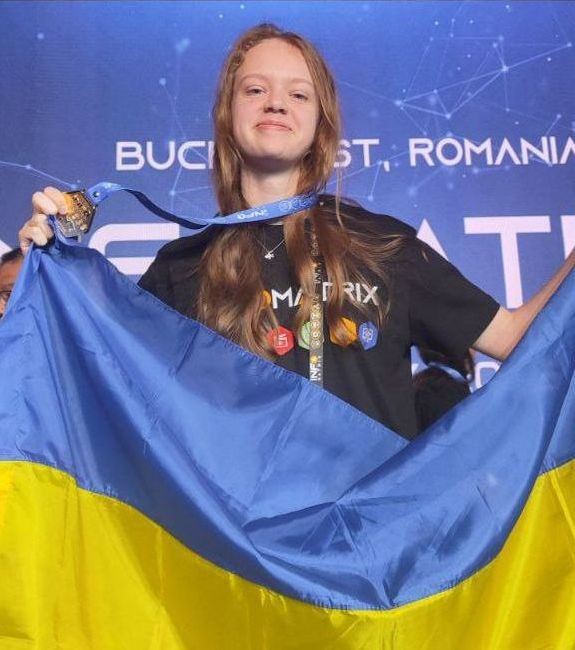
#> input picture images/photo.jpg, 575 x 650 px
$ python HW_less3.py
#> lines starting #> are read from the running program, lines starting #| are printed output that depends on the picture
import cv2
import numpy as np
img = cv2.imread('images/photo.jpg')
#> img is the input picture: shape (650, 575, 3); mean B, G, R 140, 120.5, 114.8

cv2.waitKey(0)

cv2.rectangle(img, (200, 20), (350, 200), (14, 50, 207), 2) #207, 50, 14
print(img.shape)
#| (650, 575, 3)
cv2.putText(img, "Oleksandra Rosokhata", (169, 235), cv2.FONT_HERSHEY_DUPLEX, 0.6, (14, 50, 207), 1)
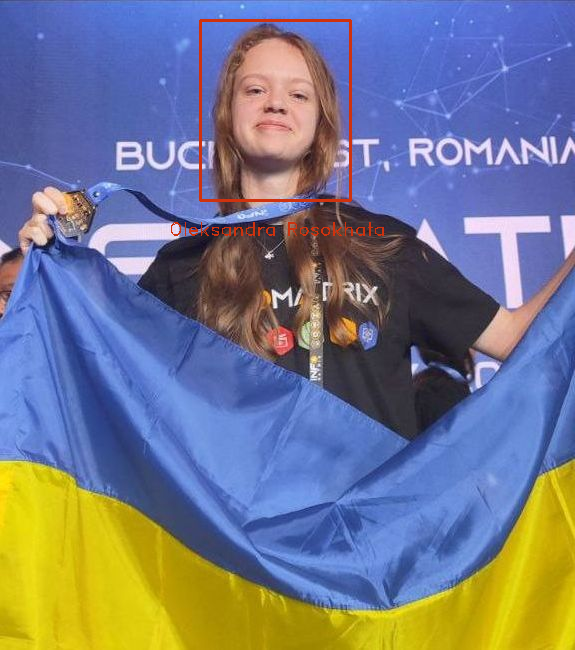
#> img: shape (650, 575, 3); mean B, G, R 138.9, 120.1, 115.5


cv2.imshow('image', img)
cv2.waitKey(0)
cv2.destroyAllWindows()

$ run again, with images/animal.jpg copied over images/photo.jpg
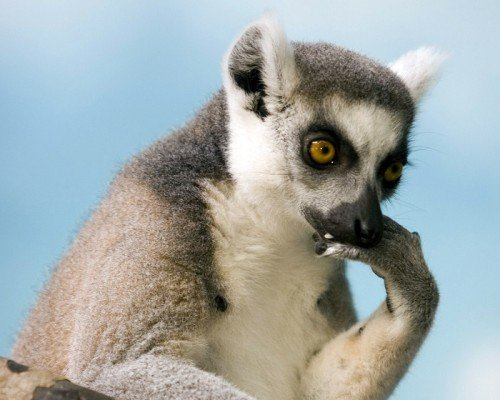
#> input picture images/animal.jpg, 500 x 400 px
#> img is the input picture: shape (400, 500, 3); mean B, G, R 167.6, 169.1, 161.2
#| (400, 500, 3)
#> `cv2.putText(img, "Oleksandra Rosokhata", (169, 235), cv2.FONT_HERSHEY_..`:
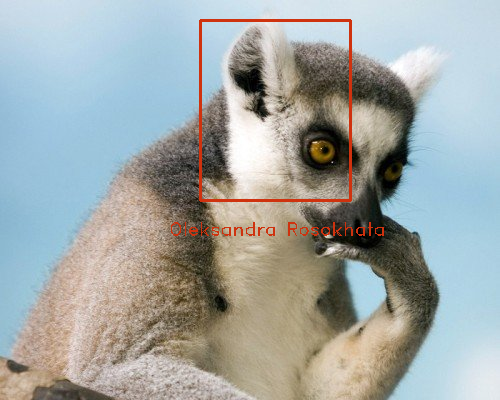
#> img: shape (400, 500, 3); mean B, G, R 165.9, 167.8, 162

$ run again, with images/flower.jpg copied over images/photo.jpg
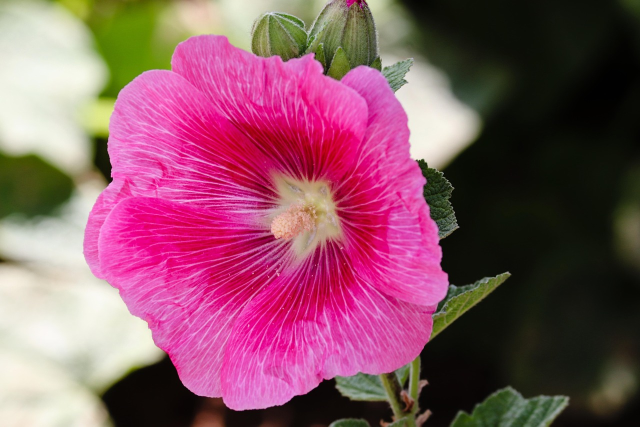
#> input picture images/flower.jpg, 1280 x 853 px (shown at 1/2 size)
#> img is the input picture: shape (853, 1280, 3); mean B, G, R 101.2, 84, 137.6
#| (853, 1280, 3)
#> `cv2.putText(img, "Oleksandra Rosokhata", (169, 235), cv2.FONT_HERSHEY_..`:
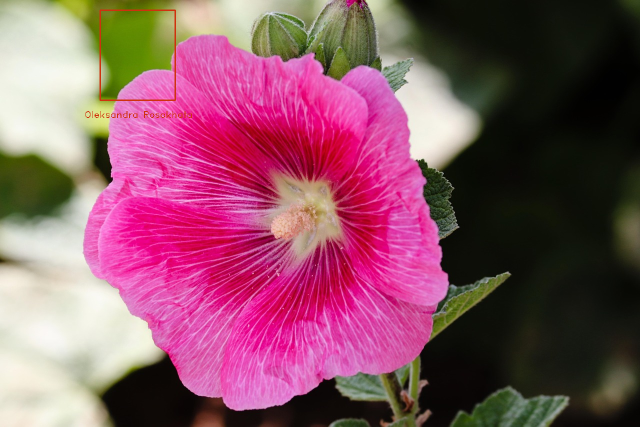
#> img: shape (853, 1280, 3) (shown at 1/2 size); mean B, G, R 100.9, 83.8, 137.6
